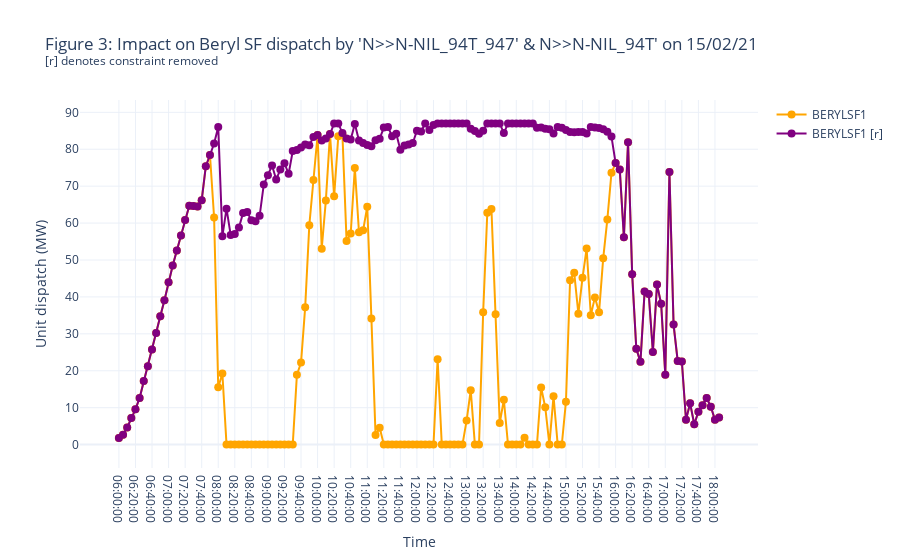

Notebook cell for this chart:
### Code cell
fig3 = go.Figure()
fig3.add_trace(go.Scatter(x=timeaxis, y=unit_dispatch[unit_dispatch['unit'] == 'BERYLSF1']['dispatch'], name='BERYLSF1', mode='lines+markers',
                         marker_size=8, marker_symbol='circle',line_color='orange'))
fig3.add_trace(go.Scatter(x=timeaxis, y=unit_dispatch_r[unit_dispatch_r['unit'] == 'BERYLSF1']['dispatch'], name='BERYLSF1 [r]', mode='lines+markers',
                         marker_size=8, marker_symbol='circle',line_color='purple'))
fig3.update_xaxes(title="Time")
fig3.update_yaxes(title="Unit dispatch (MW)")
fig3.update_layout(title="Figure 3: Impact on Beryl SF dispatch by 'N>>N-NIL_94T_947' & N>>N-NIL_94T' on 15/02/21<br><sup>[r] denotes constraint removed</sup>",
                  template="plotly_white")
fig3.show()

### Figure 1 — Plotly figure (JSON) as saved in the notebook; plotly's stock layout.template omitted (floating-point values rounded to 4 significant figures; data arrays with more than 128 entries replaced by an {"elided": "..."} marker saying what was removed)
{"data": [{"line": {"color": "orange"}, "marker": {"size": 8, "symbol": "circle"}, "mode": "lines+markers", "name": "BERYLSF1", "type": "scatter", "x": {"elided": "146 str values"}, "y": {"elided": "146 float values"}}, {"line": {"color": "purple"}, "marker": {"size": 8, "symbol": "circle"}, "mode": "lines+markers", "name": "BERYLSF1 [r]", "type": "scatter", "x": {"elided": "146 str values"}, "y": {"elided": "146 float values"}}], "layout": {"title": {"text": "Figure 3: Impact on Beryl SF dispatch by 'N>>N-NIL_94T_947' & N>>N-NIL_94T' on 15/02/21<br><sup>[r] denotes constraint removed</sup>"}, "xaxis": {"title": {"text": "Time"}}, "yaxis": {"title": {"text": "Unit dispatch (MW)"}}}}
